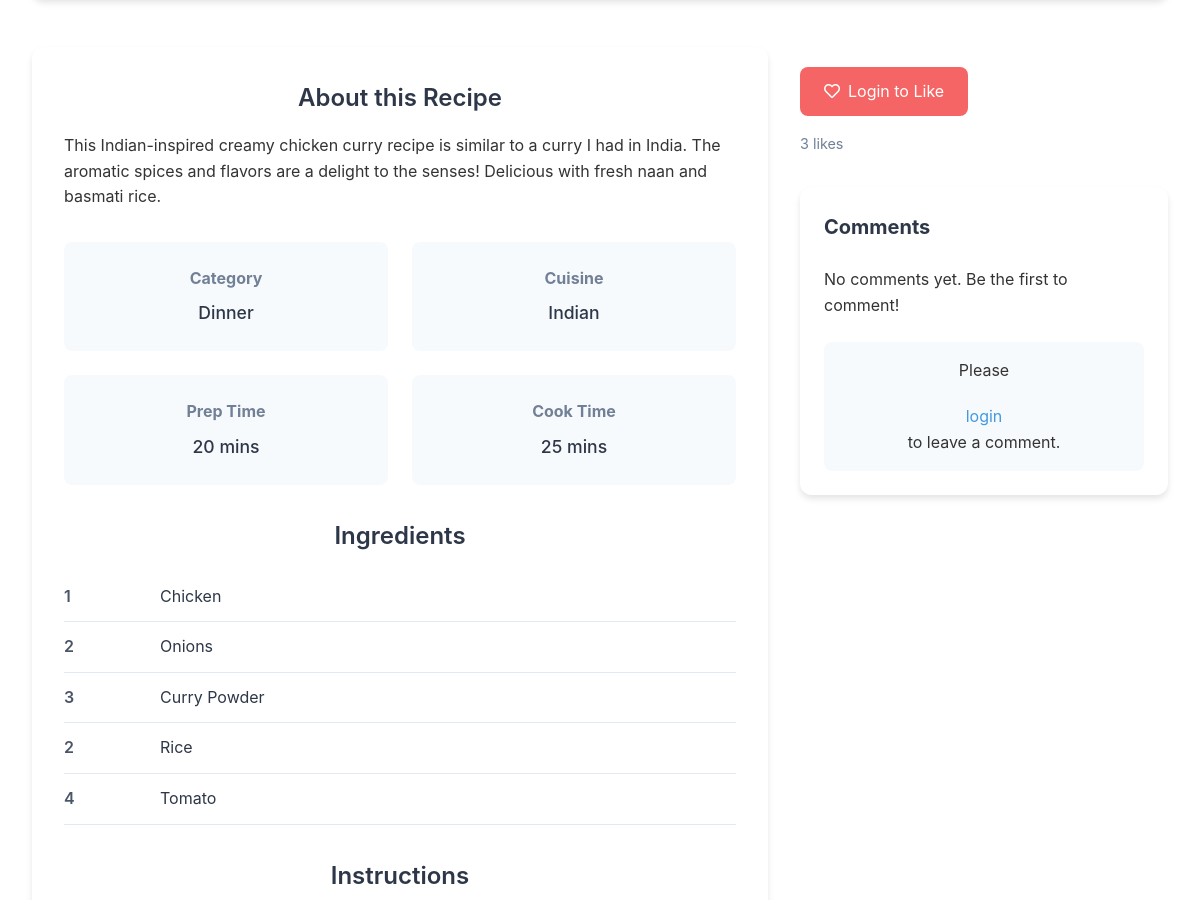
The page /recipes/9/ (middle part) on the database as committed earlier.
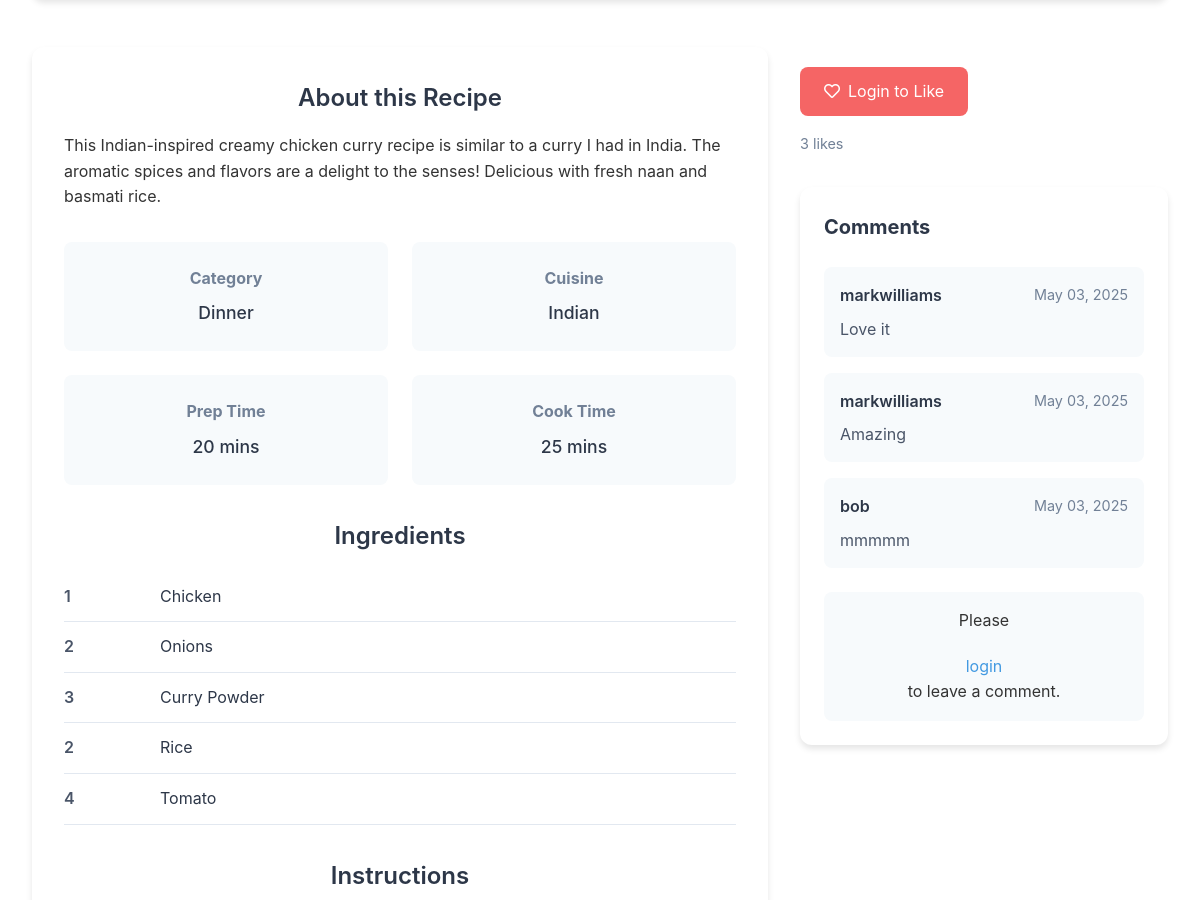
The same page on the database as committed later.
### recipes/models.py (models this page shows, shortened)
class Recipe(models.Model):
    name = models.CharField(max_length=255)
    description = models.TextField()
    prep_time = models.IntegerField()
    cook_time = models.IntegerField()
    serving_size = models.IntegerField()
    category = models.CharField(max_length=20, choices=CATEGORY_CHOICES)
    difficulty = models.CharField(max_length=20, choices=DIFFICULTY_CHOICES)
    cuisine = models.CharField(max_length=20, choices=CUISINE_CHOICES)
    image_url = models.URLField(blank=True)
    instructions = models.TextField()
    created_by = models.ForeignKey(
        settings.AUTH_USER_MODEL,
        on_delete=models.CASCADE
    )
    created_at = models.DateTimeField(auto_now_add=True)
    @property
    def total_time(self):
        return self.prep_time + self.cook_time

class Ingredient(models.Model):
    recipe = models.ForeignKey(
        Recipe,
        on_delete=models.CASCADE,
        related_name='ingredients'
    )
    name = models.CharField(max_length=100)
    quantity = models.CharField(max_length=50)

### reviews/models.py (models this page shows, shortened)
class Comment(models.Model):
    user = models.ForeignKey(
        settings.AUTH_USER_MODEL,
        on_delete=models.CASCADE
    )
    recipe = models.ForeignKey(
        Recipe,
        on_delete=models.CASCADE,
        related_name='comments'
    )
    content = models.TextField()
    created_at = models.DateTimeField(auto_now_add=True)

### users/models.py (models this page shows)
class CustomUser(AbstractUser):
    bio = models.TextField(blank=True, null=True)
    profile_picture = CloudinaryField('image', blank=True, null=True)

### recipes/views.py (the view, shortened to what this page needs)
def recipe_detail(request, recipe_id):
    recipe = get_object_or_404(Recipe, id=recipe_id)
    likes_count = Like.objects.filter(recipe=recipe).count()
    comment_form = CommentForm()
    return render(request, 'recipes/recipe_detail.html', {
        'recipe': recipe,
        'likes_count': likes_count,
        'form': comment_form,
    })

### recipes/context_processors.py (called while the page is built)
def recipe_categories(request):
    category_field = Recipe._meta.get_field('category')
    cuisine_field = Recipe._meta.get_field('cuisine')
    category_choices = [choice[0] for choice in category_field.choices]
    cuisine_choices = [choice[0] for choice in cuisine_field.choices]
    return {
        'category_choices': category_choices,
        'cuisine_choices': cuisine_choices,
    }

### recipes/templates/recipes/recipe_detail.html (shortened to what this page needs)
{% extends 'base.html' %}
{% block content %}
<div class="recipe-detail-container">
  <div class="recipe-content">
    <div class="recipe-main-info">
      <div class="recipe-description">
        <h2>About this Recipe</h2>
        <p>{{ recipe.description }}</p>
      </div>
      <div class="recipe-details-grid">
        <div class="detail-card">
          <h3>Category</h3>
          <p>{{ recipe.category }}</p>
        </div>
        <div class="detail-card">
          <h3>Cuisine</h3>
          <p>{{ recipe.cuisine }}</p>
        </div>
        <div class="detail-card">
          <h3>Prep Time</h3>
          <p>{{ recipe.prep_time }} mins</p>
        </div>
        <div class="detail-card">
          <h3>Cook Time</h3>
          <p>{{ recipe.cook_time }} mins</p>
        </div>
      </div>
      <div class="recipe-ingredients">
        <h2>Ingredients</h2>
        <ul class="ingredients-list">
          {% for ingredient in recipe.ingredients.all %}
            <li class="ingredient-item">
              <span class="ingredient-quantity">{{ ingredient.quantity }}</span>
              <span class="ingredient-name">{{ ingredient.name }}</span>
            </li>
          {% endfor %}
        </ul>
      </div>
      <div class="recipe-instructions">
        <h2>Instructions</h2>
      </div>
    </div>
    <div class="recipe-sidebar">
      <div class="recipe-actions">
        {% if user.is_authenticated %}
          {% if user in recipe.likes.all %}
            <button class="btn-like liked" disabled>
              <i class="fas fa-heart"></i> Liked
            </button>
          {% else %}
            <form method="POST" class="like-form">
              {% csrf_token %}
              <button type="submit" class="btn-like">
                <i class="far fa-heart"></i> Like
              </button>
            </form>
          {% endif %}
        {% else %}
          <a href="{% url 'login' %}" class="btn-like">
            <i class="far fa-heart"></i> Login to Like
          </a>
        {% endif %}
        <span class="likes-count">{{ likes_count }} likes</span>
      </div>
      <div class="recipe-comments">
        <h3>Comments</h3>
        <div class="comments-list">
          {% for comment in recipe.comments.all %}
            <div class="comment">
              <div class="comment-header">
                <span class="comment-author">{{ comment.user.username }}</span>
                <span class="comment-date">{{ comment.created_at|date:"M d, Y" }}</span>
              </div>
              <p class="comment-content">{{ comment.content }}</p>
            </div>
          {% empty %}
            <p class="no-comments">No comments yet. Be the first to comment!</p>
          {% endfor %}
        </div>
        {% if user.is_authenticated %}
          <div class="comment-form">
            <h4>Add a comment</h4>
            <form action="{% url 'add_comment' recipe.id %}" method="POST">
              {% csrf_token %}
              {{ form.as_p }}
              <button type="submit" class="btn-submit">Post Comment</button>
            </form>
          </div>
        {% else %}
          <div class="login-prompt">
            <p>Please <a href="{% url 'login' %}">login</a> to leave a comment.</p>
          </div>
        {% endif %}
      </div>
    </div>
  </div>
</div>
{% endblock %}

### recipes/templates/base.html (shortened to what this page needs)
{% load static %}
<!DOCTYPE html>
<html lang="en">
<head>
  <link rel="stylesheet" href="{% static 'css/styles.css' %}">
  <link href="https://cdnjs.cloudflare.com/ajax/libs/font-awesome/5.15.4/css/all.min.css" rel="stylesheet">
</head>
<body class="recipe-app">
  <main class="main-content">
    {% block content %}
    {% endblock %}
  </main>
</body>
</html>

### static/css/styles.css (style rules this page uses)
* { margin: 0; padding: 0; box-sizing: border-box; }
body { font-family: 'Poppins', sans-serif; line-height: 1.6; background-color: #f7f7f7; color: #333; min-height: 100vh; display: flex; flex-direction: column; align-items: center; }
.main-content { padding: 50px 0; background-color: #fff; box-shadow: 0 2px 5px rgba(0, 0, 0, 0.1); width: 100%; display: flex; flex-direction: column; align-items: center; }
h1, h2 { font-weight: 600; text-align: center; }
a { display: block; text-align: center; margin-top: 20px; font-size: 1rem; color: #333; }
.recipe-detail-container { max-width: 1200px; margin: 0 auto; padding: 2rem; font-family: 'Inter', sans-serif; }
.recipe-content { display: grid; grid-template-columns: 2fr 1fr; gap: 2rem; }
.recipe-main-info { background: #fff; border-radius: 12px; padding: 2rem; box-shadow: 0 4px 6px rgba(0, 0, 0, 0.1); }
.recipe-description { margin-bottom: 2rem; }
.recipe-description h2 { font-size: 1.5rem; color: #2d3748; margin-bottom: 1rem; }
.recipe-details-grid { display: grid; grid-template-columns: repeat(2, 1fr); gap: 1.5rem; margin-bottom: 2rem; }
.detail-card { background: #f7fafc; padding: 1.5rem; border-radius: 8px; text-align: center; }
.detail-card h3 { font-size: 1rem; color: #718096; margin-bottom: 0.5rem; }
.detail-card p { font-size: 1.1rem; color: #2d3748; font-weight: 500; }
.recipe-ingredients { margin-bottom: 2rem; }
.recipe-ingredients h2 { font-size: 1.5rem; color: #2d3748; margin-bottom: 1rem; }
.ingredients-list { list-style: none; padding: 0; }
.ingredient-item { display: flex; gap: 1rem; padding: 0.75rem 0; border-bottom: 1px solid #e2e8f0; }
.ingredient-quantity { font-weight: 600; color: #4a5568; min-width: 80px; }
.ingredient-name { color: #2d3748; }
.recipe-instructions { margin-bottom: 2rem; }
.recipe-instructions h2 { font-size: 1.5rem; color: #2d3748; margin-bottom: 1rem; }
.recipe-sidebar { display: flex; flex-direction: column; gap: 2rem; }
.btn-like { display: inline-flex; align-items: center; gap: 0.5rem; padding: 0.75rem 1.5rem; border: none; border-radius: 8px; background: #f56565; color: #fff; font-size: 1rem; cursor: pointer; transition: all 0.2s; text-decoration: none; }
.likes-count { display: block; margin-top: 1rem; color: #718096; font-size: 0.9rem; }
.recipe-comments { background: #fff; padding: 1.5rem; border-radius: 12px; box-shadow: 0 4px 6px rgba(0, 0, 0, 0.1); }
.recipe-comments h3 { font-size: 1.25rem; color: #2d3748; margin-bottom: 1.5rem; }
.comments-list { display: flex; flex-direction: column; gap: 1rem; margin-bottom: 1.5rem; }
.comment { padding: 1rem; background: #f7fafc; border-radius: 8px; }
.comment-header { display: flex; justify-content: space-between; margin-bottom: 0.5rem; }
.comment-author { font-weight: 600; color: #2d3748; }
.comment-date { color: #718096; font-size: 0.9rem; }
.comment-content { color: #4a5568; line-height: 1.5; }
.login-prompt { text-align: center; padding: 1rem; background: #f7fafc; border-radius: 8px; }
.login-prompt a { color: #4299e1; text-decoration: none; }
h2 { color: #333; margin-bottom: 30px; font-size: 2.2rem; font-weight: 600; }

Rows that differ between the two databases and show on the page:
added Comment: user.username "markwilliams", created_at "May 03, 2025", content "Love it"
added Comment: user.username "markwilliams", created_at "May 03, 2025", content "Amazing"
added Comment: user.username "bob", created_at "May 03, 2025", content "mmmmm"
Other text that changed with them:
text no longer shown: "No comments yet. Be the first to comment!"
